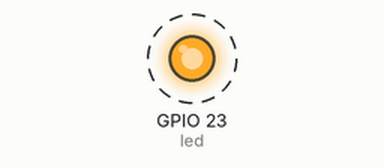
A program run on a simulated ESP32 board running MicroPython. Shown: output pins drawn as LEDs (lit = HIGH). Dashed ring = blinking.

Above: at 0.5 s.
Timing chart, 0 to 4.6 s (numbered marks = the images above):
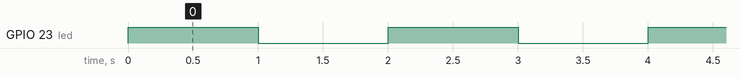

The program:

main.py
```python
# Micro-Python
# Blink Led with esp32 in 1s interval
# Md. Kamruzzaman Tipu
# IoT Engineer, BRACNet Limited.
# it.ktipu@gmail.com, +8801715497977 (Whats app)


from machine import Pin # import Pin from machine Module
from time import sleep

led = Pin(23, Pin.OUT) # connect the led pin to pin D23 of ESP32(30 pins esp32).
delay = 1   # set delay in seconds

while True: # infinity loop
    led.value(1) # 1 for led high
    sleep(delay) # delay for 1s, keep the led high upto 1s
    led.value(0) # 0 for led low
    sleep(delay) # delay 1s, keep the led low upto 1s
```

Measured:
- by itself, GPIO 23 (led): alternates HIGH for 1.0 s and LOW for 1.0 s
